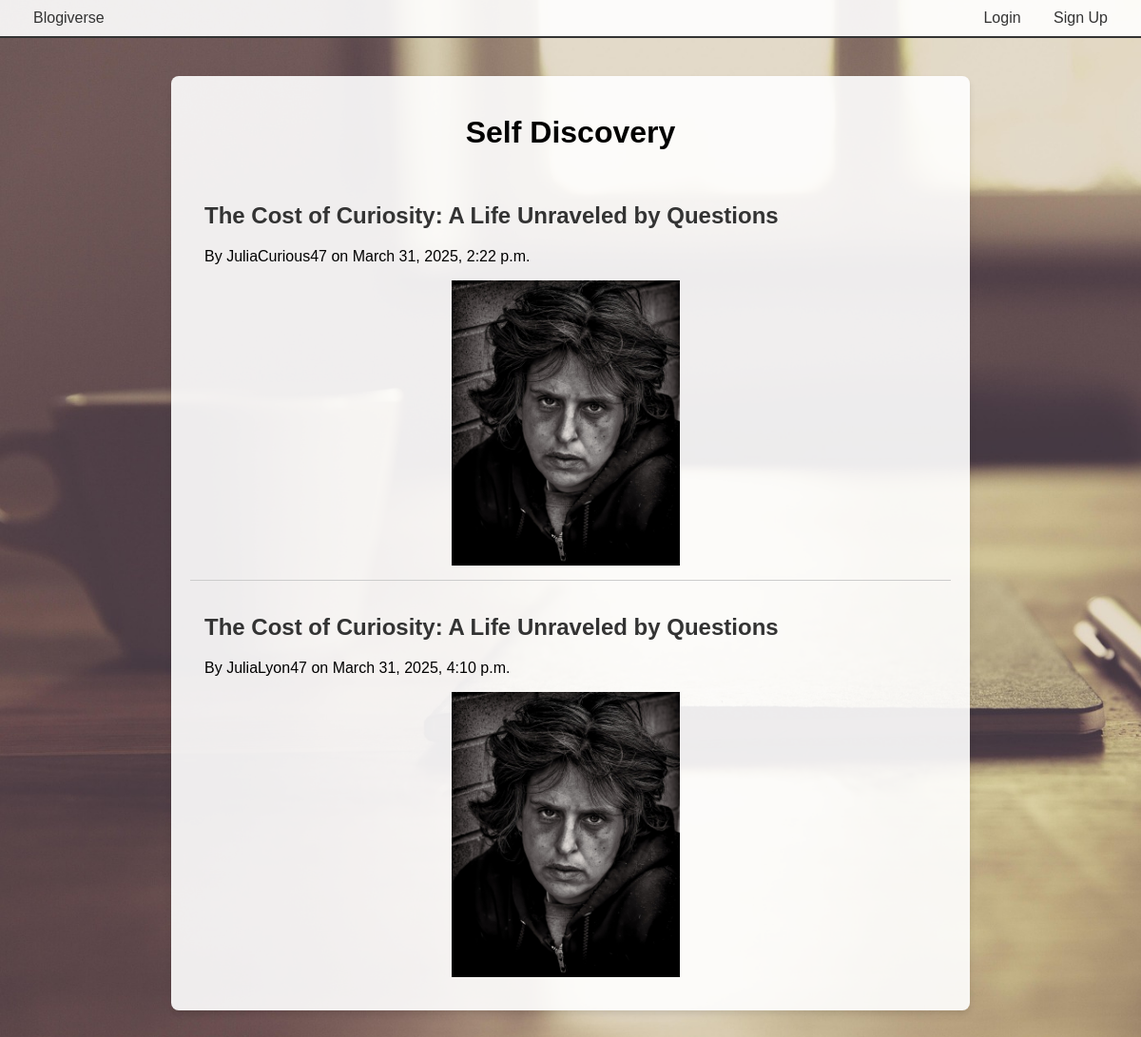
The app's page /blogs/Self Discovery/ with its own data.
### blogs/models.py (models this page shows, shortened)
class Forum(models.Model):
    name = models.CharField(max_length=100, unique=True)
    description = models.TextField(blank=True)
    created_at = models.DateTimeField(auto_now_add=True)

class BlogPost(models.Model):
    title = models.CharField(max_length=200)
    content = models.TextField()
    author = models.ForeignKey(User, on_delete=models.CASCADE)
    forum = models.ForeignKey(Forum, on_delete=models.CASCADE, default=1)
    created_at = models.DateTimeField(auto_now_add=True)
    photo = models.ImageField(upload_to='blog_photos/', blank=True, null=True)
    likes = models.ManyToManyField(User, related_name='liked_posts', blank=True)

### blogs/views.py (the view)
# urls.py: path('blogs/<str:forum_name>/', views.topic_list, name='topic_list'),  # Moved down
def topic_list(request, forum_name):
    forum = get_object_or_404(Forum, name=forum_name)
    posts = BlogPost.objects.filter(forum=forum)
    return render(request, 'blogs/topic_list.html', {'forum': forum, 'posts': posts})

### templates/blogs/topic_list.html (shortened to what this page needs)
{% extends 'base.html' %}
{% block content %}
    <div class="topic-container">
        <h1>{{ forum.name }}</h1>
        {% for post in posts %}
            <div class="post-item">
                <h2><a href="{% url 'blog_detail' post_id=post.id %}">{{ post.title }}</a></h2>
                <p>By {{ post.author }} on {{ post.created_at }}</p>
                {% if post.photo %}
                    <img src="{{ post.photo.url }}" alt="{{ post.title }}">
                {% endif %}
            </div>
        {% endfor %}
    </div>
{% endblock %}

### templates/base.html (style rules this page uses)
body { font-family: Arial, sans-serif; margin: 0; background-image: url('/static/images/background.jpg'); background-size: cover; min-height: 100vh; }

### templates/blogs/topic_list.html (style rules this page uses)
body { background-image: url('/static/images/background.jpg'); background-size: cover; min-height: 100vh; margin: 0; }
.topic-container { max-width: 800px; margin: 20px auto; padding: 20px; background-color: rgba(255, 255, 255, 0.9); border-radius: 8px; box-shadow: 0 4px 6px rgba(0, 0, 0, 0.1); }
.topic-container h1 { text-align: center; margin-bottom: 20px; }
.post-item { padding: 15px; border-bottom: 1px solid #ccc; }
.post-item:last-child { border-bottom: none; }
.post-item a { color: #333; text-decoration: none; font-weight: bold; }
.post-item img { width: 100%; max-width: 760px; max-height: 300px; object-fit: contain; border-radius: 5px; margin-top: 10px; display: block; }

### records on screen
Forum: name "Self Discovery"
BlogPost: title "The Cost of Curiosity: A Life Unraveled by Questions", author "JuliaCurious47", created_at "March 31, 2025, 2:22 p.m.", photo (picture)
BlogPost: title "The Cost of Curiosity: A Life Unraveled by Questions", author "JuliaLyon47", created_at "March 31, 2025, 4:10 p.m.", photo (picture)
